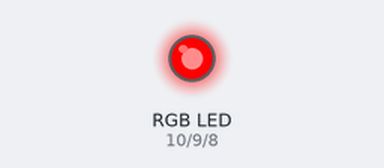
Simulated run of this sketch. Board: Arduino Uno, built with avr-gcc and run on an emulated ATmega328P. On the bench: an RGB LED mixed from three pins (HIGH = lit).

Above: at 1.5 s.
At 4.5 s:
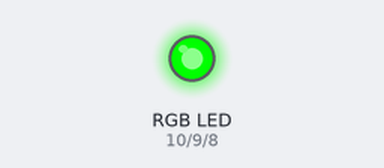
At 7.5 s:
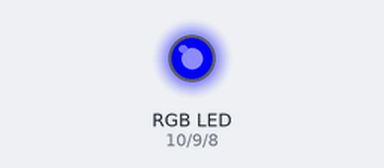
At 10.5 s:
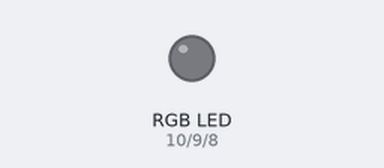
Timing chart, 0 to 15.6 s (numbered marks = the images above):
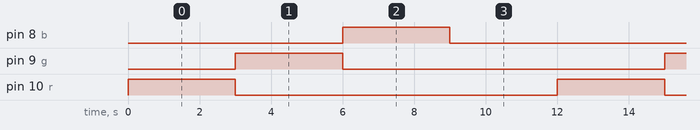

The sketch:

rgb.ino
```cpp
int r=10;
int g=9;
int b=8;
void setup() {
  // put your setup code here, to run once:
  pinMode(r, OUTPUT);
  pinMode(g, OUTPUT);
  pinMode(b, OUTPUT);
}

void loop() {
  // put your main code here, to run repeatedly
    digitalWrite(r, HIGH);
    delay(3000);

    digitalWrite(r, LOW);
    digitalWrite(g, HIGH);

    delay(3000);

    digitalWrite(g, LOW);
    digitalWrite(b, HIGH);

    delay(3000);


    digitalWrite(b, LOW);

    delay(3000);
}
```

Measured:
- by itself, pin 8 (b), pin 9 (g), pin 10 (r): alternates HIGH for 3.0 s and LOW for 9.0 s
- by itself, everything shown: repeats every 12.0 s, in 4 steps
